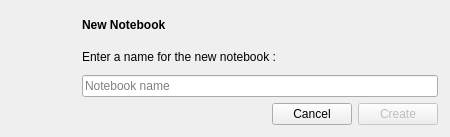
<?xml version="1.0" encoding="UTF-8"?>
<ui version="4.0">
 <class>NewNotebook</class>
 <widget class="QDialog" name="NewNotebook">
  <property name="geometry">
   <rect>
    <x>0</x>
    <y>0</y>
    <width>450</width>
    <height>137</height>
   </rect>
  </property>
  <property name="minimumSize">
   <size>
    <width>0</width>
    <height>0</height>
   </size>
  </property>
  <property name="maximumSize">
   <size>
    <width>16777215</width>
    <height>16777215</height>
   </size>
  </property>
  <property name="windowTitle">
   <string>Dialog</string>
  </property>
  <layout class="QHBoxLayout" name="horizontalLayout_2">
   <property name="spacing">
    <number>-1</number>
   </property>
   <property name="leftMargin">
    <number>12</number>
   </property>
   <property name="topMargin">
    <number>12</number>
   </property>
   <property name="rightMargin">
    <number>12</number>
   </property>
   <property name="bottomMargin">
    <number>12</number>
   </property>
   <item>
    <widget class="QLabel" name="lbl_picture">
     <property name="minimumSize">
      <size>
       <width>64</width>
       <height>64</height>
      </size>
     </property>
     <property name="maximumSize">
      <size>
       <width>64</width>
       <height>64</height>
      </size>
     </property>
     <property name="text">
      <string/>
     </property>
    </widget>
   </item>
   <item>
    <layout class="QVBoxLayout" name="verticalLayout">
     <item>
      <widget class="QLabel" name="lbl_new_notebook">
       <property name="font">
        <font>
         <weight>75</weight>
         <bold>true</bold>
        </font>
       </property>
       <property name="text">
        <string>New Notebook</string>
       </property>
      </widget>
     </item>
     <item>
      <widget class="QLabel" name="lbl_name">
       <property name="text">
        <string>Enter a name for the new notebook :  </string>
       </property>
      </widget>
     </item>
     <item>
      <widget class="QLineEdit" name="txt_name">
       <property name="placeholderText">
        <string>Notebook name</string>
       </property>
      </widget>
     </item>
     <item>
      <layout class="QHBoxLayout" name="horizontalLayout">
       <item>
        <spacer name="horizontalSpacer">
         <property name="orientation">
          <enum>Qt::Horizontal</enum>
         </property>
         <property name="sizeHint" stdset="0">
          <size>
           <width>40</width>
           <height>20</height>
          </size>
         </property>
        </spacer>
       </item>
       <item>
        <widget class="QPushButton" name="btn_cancel">
         <property name="text">
          <string>Cancel</string>
         </property>
         <property name="autoDefault">
          <bool>false</bool>
         </property>
        </widget>
       </item>
       <item>
        <widget class="QPushButton" name="btn_create">
         <property name="enabled">
          <bool>false</bool>
         </property>
         <property name="text">
          <string>Create</string>
         </property>
        </widget>
       </item>
      </layout>
     </item>
    </layout>
   </item>
  </layout>
 </widget>
 <resources/>
 <connections/>
</ui>
